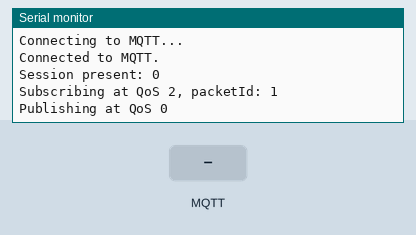
Recording of a sketch running on a simulated ESP8266 (NodeMCU). On the bench: the last lines printed to the serial monitor. Inputs (shaded band) come from the test bench. WiFi joins after 1.5 s; servers stay silent unless stated; no MQTT or app messages arrive unless stated.

Above: at 2.4 s.
2.5 s: MQTT message "1" arrives on the first subscribed topic
At 3.7 s:
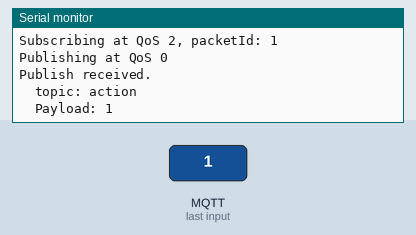
4.0 s: MQTT message "on" arrives on the first subscribed topic
At 4.9 s:
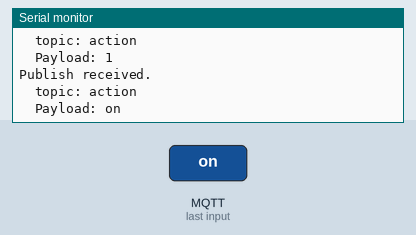
5.5 s: MQTT message "off" arrives on the first subscribed topic
At 6.0 s:
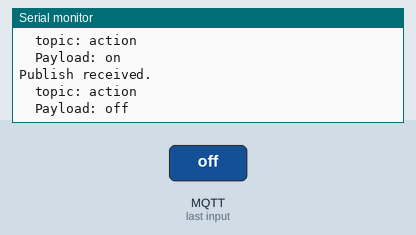

The sketch:

8RelayBoards_v0.1.ino
```cpp
#include <ESP8266WiFi.h>
#include <Ticker.h>
#include <AsyncMqttClient.h>

#define WIFI_SSID "SRAVYA"
#define WIFI_PASSWORD "9885520093"

#define MQTT_HOST "broker.hivemq.com"
#define MQTT_PORT 1883

AsyncMqttClient mqttClient;
Ticker mqttReconnectTimer;

WiFiEventHandler wifiConnectHandler;
WiFiEventHandler wifiDisconnectHandler;
Ticker wifiReconnectTimer;

void connectToWifi() {
  Serial.println("Connecting to Wi-Fi...");
  WiFi.begin(WIFI_SSID, WIFI_PASSWORD);
}

void onWifiConnect(const WiFiEventStationModeGotIP& event) {
  Serial.println("Connected to Wi-Fi.");
  connectToMqtt();
}

void onWifiDisconnect(const WiFiEventStationModeDisconnected& event) {
  Serial.println("Disconnected from Wi-Fi.");
  mqttReconnectTimer.detach(); // ensure we don't reconnect to MQTT while reconnecting to Wi-Fi
  wifiReconnectTimer.once(2, connectToWifi);
}

void connectToMqtt() {
  Serial.println("Connecting to MQTT...");
  mqttClient.connect();
}

void onMqttConnect(bool sessionPresent) {
  Serial.println("Connected to MQTT.");
  Serial.print("Session present: ");
  Serial.println(sessionPresent);
  uint16_t packetIdSub = mqttClient.subscribe("action", 2);
  Serial.print("Subscribing at QoS 2, packetId: ");
  Serial.println(packetIdSub);
  mqttClient.publish("action", 0, true, "device is ready...!");
  Serial.println("Publishing at QoS 0");
}

void onMqttDisconnect(AsyncMqttClientDisconnectReason reason) {
  Serial.println("Disconnected from MQTT.");

  if (WiFi.isConnected()) {
    mqttReconnectTimer.once(2, connectToMqtt);
  }
}

void onMqttSubscribe(uint16_t packetId, uint8_t qos) {
  Serial.println("Subscribe acknowledged.");
  Serial.print("  packetId: ");
  Serial.println(packetId);
  Serial.print("  qos: ");
  Serial.println(qos);
}

void onMqttMessage(char* topic, char* payload, AsyncMqttClientMessageProperties properties, size_t len, size_t index, size_t total) {
  Serial.println("Publish received.");
  Serial.print("  topic: ");
  Serial.println(topic);
  Serial.print("  Payload: ");
  Serial.println(payload);
}

void onMqttPublish(uint16_t packetId) {
  Serial.println("Publish acknowledged.");
  Serial.print("  packetId: ");
  Serial.println(packetId);
}

void setup() {
  Serial.begin(115200);
  Serial.println();
  Serial.println();

  wifiConnectHandler = WiFi.onStationModeGotIP(onWifiConnect);
  wifiDisconnectHandler = WiFi.onStationModeDisconnected(onWifiDisconnect);

  mqttClient.onConnect(onMqttConnect);
  mqttClient.onDisconnect(onMqttDisconnect);
  mqttClient.onSubscribe(onMqttSubscribe);
//  mqttClient.onUnsubscribe(onMqttUnsubscribe);
  mqttClient.onMessage(onMqttMessage);
  mqttClient.onPublish(onMqttPublish);
  mqttClient.setServer(MQTT_HOST, MQTT_PORT);

  connectToWifi();
}

void loop() {
}
```

Measured:
- after the input at 2.5 s, the serial monitor: prints a new line at once (image 1)
- after the input at 4.0 s, the serial monitor: prints a new line at once (image 2)
- after the input at 5.5 s, the serial monitor: prints a new line at once (image 3)
